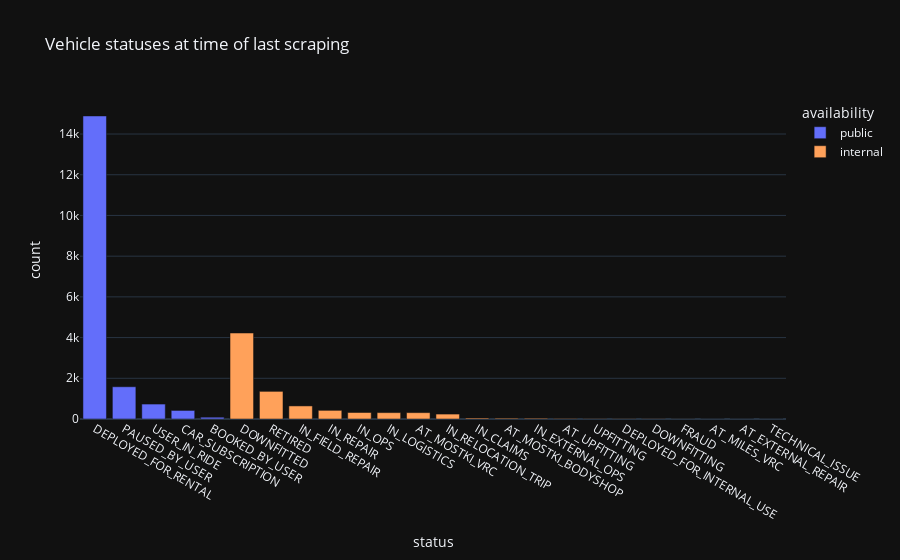

Source (notebook cell):
### Code cell
#status count

status_count = df['status'].value_counts().reset_index(name='count')
status_count['availability'] = status_count['status'].apply(lambda x: 'public' if x in public_status else 'internal')
px.bar(status_count,
       x='status',
       y='count',
       title='Vehicle statuses at time of last scraping',
       color='availability',
       color_discrete_map={'public': px.colors.qualitative.Plotly[0], 'internal': px.colors.qualitative.Plotly[4]},
       )

### Figure 1 — Plotly figure (JSON) as saved in the notebook; plotly's stock layout.template omitted (floating-point values rounded to 4 significant figures)
{"data": [{"alignmentgroup": "True", "hovertemplate": "availability=public<br>status=%{x}<br>count=%{y}<extra></extra>", "legendgroup": "public", "marker": {"color": "#636EFA", "pattern": {"shape": ""}}, "name": "public", "offsetgroup": "public", "orientation": "v", "showlegend": true, "textposition": "auto", "x": ["DEPLOYED_FOR_RENTAL", "PAUSED_BY_USER", "USER_IN_RIDE", "CAR_SUBSCRIPTION", "BOOKED_BY_USER"], "xaxis": "x", "y": [14888, 1584, 734, 421, 88], "yaxis": "y", "type": "bar"}, {"alignmentgroup": "True", "hovertemplate": "availability=internal<br>status=%{x}<br>count=%{y}<extra></extra>", "legendgroup": "internal", "marker": {"color": "#FFA15A", "pattern": {"shape": ""}}, "name": "internal", "offsetgroup": "internal", "orientation": "v", "showlegend": true, "textposition": "auto", "x": ["DOWNFITTED", "RETIRED", "IN_FIELD_REPAIR", "IN_REPAIR", "IN_OPS", "IN_LOGISTICS", "AT_MOSTKI_VRC", "IN_RELOCATION_TRIP", "IN_CLAIMS", "AT_MOSTKI_BODYSHOP", "IN_EXTERNAL_OPS", "AT_UPFITTING", "UPFITTING", "DEPLOYED_FOR_INTERNAL_USE", "DOWNFITTING", "FRAUD", "AT_MILES_VRC", "AT_EXTERNAL_REPAIR", "TECHNICAL_ISSUE"], "xaxis": "x", "y": [4224, 1358, 642, 425, 319, 313, 312, 242, 46, 39, 36, 21, 11, 9, 8, 3, 1, 1, 1], "yaxis": "y", "type": "bar"}], "layout": {"xaxis": {"anchor": "y", "domain": [0.0, 1.0], "title": {"text": "status"}}, "yaxis": {"anchor": "x", "domain": [0.0, 1.0], "title": {"text": "count"}}, "legend": {"title": {"text": "availability"}, "tracegroupgap": 0}, "title": {"text": "Vehicle statuses at time of last scraping"}, "barmode": "relative"}}
